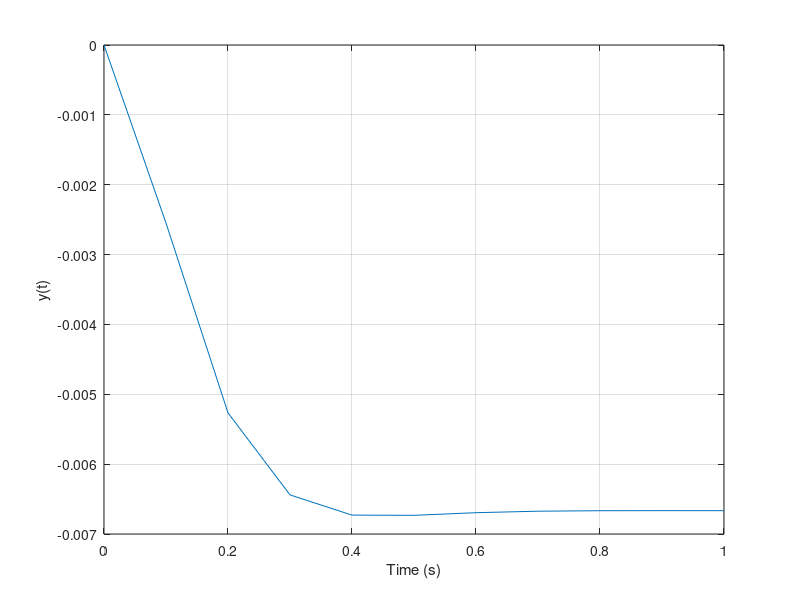

Recreate this plot in MATLAB.
Ka = 30;
t = [0:0.1:1];
nc = [Ka*5]; dc = [1]; sysc = tf(nc, dc);
ng = [1]; dg = [1 20 0]; sysg = tf(ng, dg);
sys = feedback(sysg, sysc);
sys = -sys;
y = step(sys, t);
plot(t, y);
grid;
xlabel('Time (s)')
ylabel('y(t)')